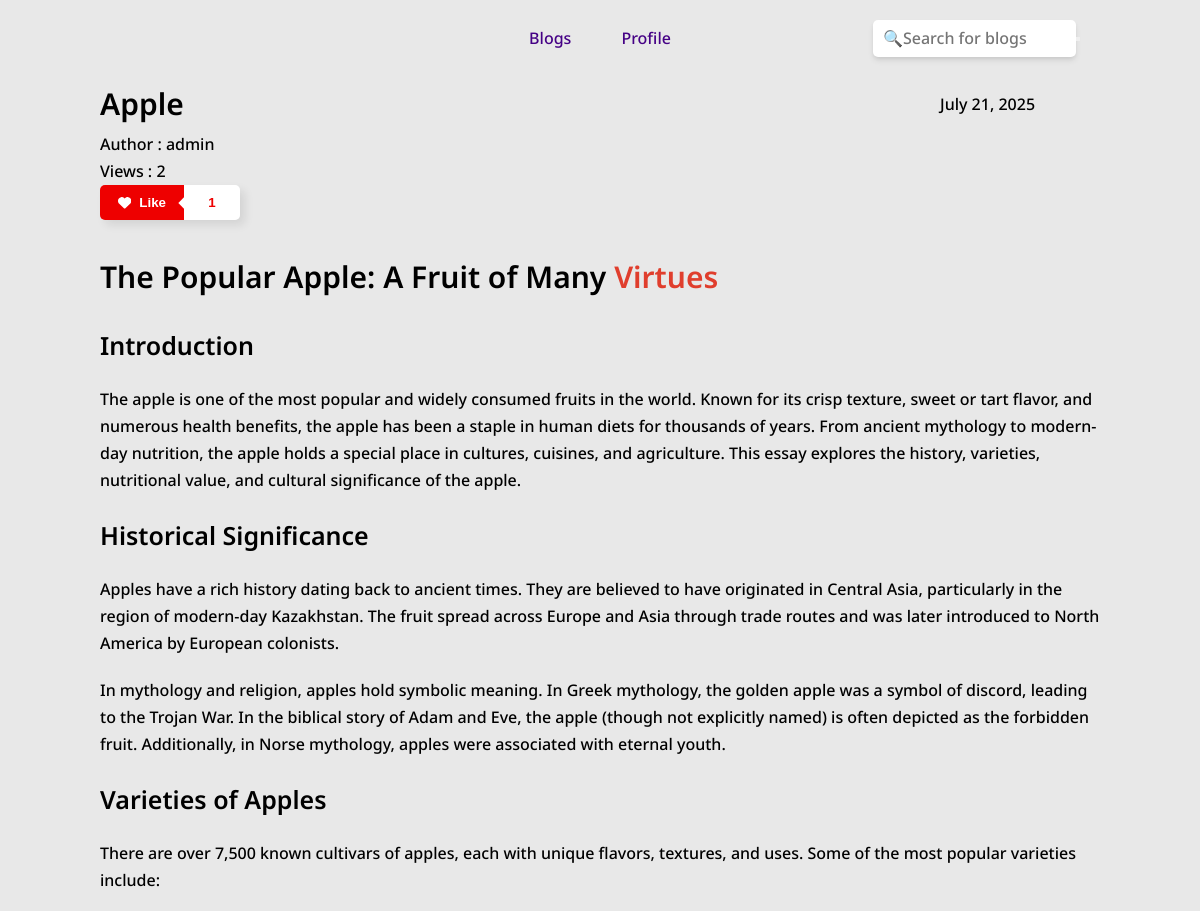
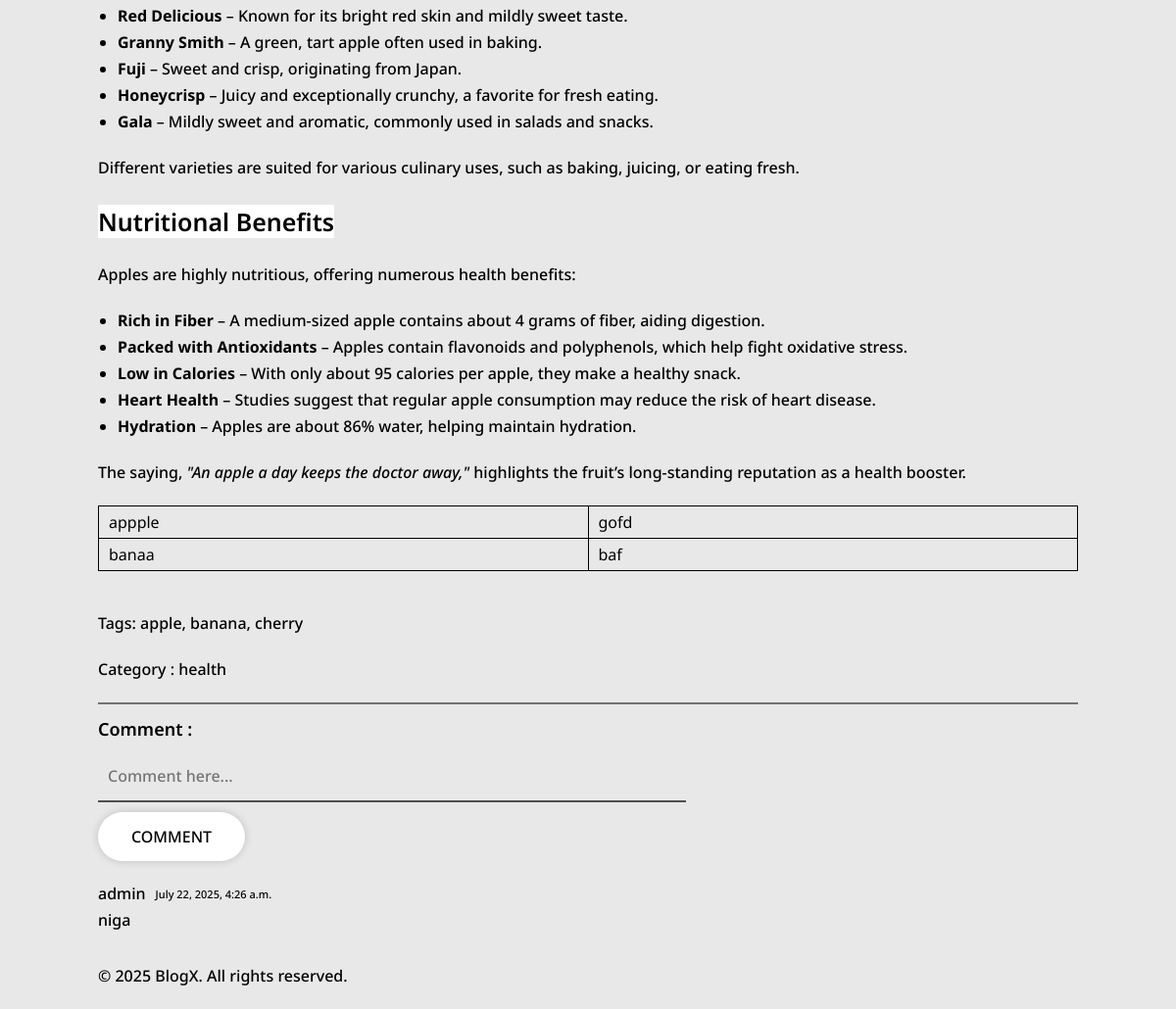
Page /blog/10/ (signed in) on the committed database (2 pictures, top to bottom).
### blog/models.py (models this page shows, shortened)
class BlogPost(models.Model):
    CATEGORY_CHOICES = [
        ('technology', 'Technology'),
        ('sports', 'Sports'),
        ('health', 'Health'),
        ('travel', 'Travel'),
        ('food', 'Food'),
        ('entertainment', 'Entertainment'),
        ('education', 'Education'),
        ('business', 'Business'),
        ('lifestyle', 'Lifestyle'),
        ('news', 'News'),
        ('gaming', 'Gaming'),
        ('other', 'Other'),
    ]
    title = models.CharField(max_length=200)
    content = HTMLField()
    author = models.ForeignKey(User, on_delete=models.CASCADE)
    image = models.ImageField(upload_to=user_directory_path, blank=True, null=True)
    created_at = models.DateTimeField(auto_now_add=True)
    views = models.ManyToManyField(User, related_name='views', blank=True)
    likes = models.ManyToManyField(User, related_name='liked_posts', blank=True)
    tags = models.CharField(max_length=100, blank=True, null=True)
    category = models.CharField(max_length=100, blank=True,  choices= CATEGORY_CHOICES)
    @property
    def like_count(self):
        return self.likes.count()
    @property
    def view_count(self):
        return self.views.count()
    class Meta:
        ordering = ['-created_at']
        verbose_name = 'Blog Post'
        verbose_name_plural = 'Blog Posts'

class Comment(models.Model):
    post = models.ForeignKey(BlogPost, on_delete=models.CASCADE, related_name='comments')
    commentor = models.ForeignKey(User, on_delete=models.CASCADE)
    comment = models.TextField()
    created_at = models.DateTimeField(auto_now_add=True)
    class Meta:
        ordering = ['-created_at']
        verbose_name = 'Comment'
        verbose_name_plural = 'Comments'

### blog/views.py (the view, shortened to what this page needs)
# urls.py: path("blog/<int:id>/",views.blog_details,name = "blog_details"),
def blog_details(request,id):
    blog = BlogPost.objects.get(id = id)
    comments = blog.comments.all()
    if request.user.is_authenticated:
        blog.views.add(request.user)
    else:
        return redirect("members:login")
    form = CommentForm()
    context = {
        "blog": blog,
        "comment_form": form,
        "comments": comments,
        "rank": request.user.userprofile.rank,
    }
    return render(request,"blog_details.html",context)

### blog/forms.py
class CommentForm(forms.ModelForm):
    class Meta:
        model = Comment
        fields = ['comment']
        widgets = {
            'comment': forms.Textarea(attrs={'placeholder': 'Comment here...', 'class': 'text'}),
        }

### blog/templates/blog_details.html (shortened to what this page needs)
{% extends "base.html" %}
{% load static %}
{% block extra_styles%}
    <link rel="stylesheet" href="{% static 'css/tinymce.css' %}">
{%endblock%}
{% block content %}
<div class="blog-details-container">
    <div class="asas-blog-details">
        <h1 class="h1">{{blog.title.capitalize}}</h1>
        <p class="text">{{blog.created_at|date:"F j, Y"}}</p>
    </div>
    <p class="text">Author : {{blog.author}}</p>
    <p class="text">Views : {{blog.view_count}}</p>
</div>
<div class="btns-blog-details">
    <form action="" method="post" class="like-form-button">
            <button class="likeBtn" type="submit" name="like_this">
                <span class="leftContainerLike">
                    <span class="like">Like</span>
                </span>
                <span class="likeCount">
                    {{ blog.like_count }}
                </span>
            </button>
    </form>
</div>
<div class="blog-details-content">
    <p class="text">{{blog.content|safe}}</p>
    <p class="text">Tags: {{blog.tags}}</p>
    <p class="text">Category : {{blog.category}}</p>
</div>
<form action="" method="post" class="comment-form" >
    <label for="id_comment" class="h3">Comment :</label>
    {{ comment_form.comment }}
    <button type="submit" class="text button-primary" name = "add-comment">Comment</button>
</form>
<div class="comment-container">
    {% for a in comments%}
        <div class="small-comment-container">
            <div class="comment-all">
                <div class="commentor-date-name">
                    <p class="text">{{a.commentor}}</p>
                    <p class="alerts">{{a.created_at}}</p>
                    </div>
                <p class="text">{{a.comment}}</p>
            </div>
        </div>
    {%endfor%}
</div>
{% endblock %}

### static/css/style.css (style rules this page uses)
* { margin: 0px; padding: 0px; box-sizing: border-box; }
html { overflow-x: hidden; scroll-behavior: smooth; background-color: #e8e8e8; }
body { margin-left: 100px; margin-right: 100px; }
:root { --font-family: "Noto Sans", sans-serif; --font-optical-sizing: auto; --h1-f: 30px; --h1-l: 54px; --font-weight: 600; --font-style: normal; }
.h1 { font-family: var(--font-family); font-size: var(--h1-f); line-height: var(--h1-l); font-weight: var(--font-weight); font-style: var(--font-style); font-optical-sizing: var(--font-optical-sizing); }
.h3 { font-family: var(--font-family); font-size: 18px; line-height: 30px; font-weight: var(--font-weight); font-style: var(--font-style); font-optical-sizing: var(--font-optical-sizing); }
.text { font-family: var(--font-family); font-size: 16px; line-height: 27px; font-weight: 480; font-style: var(--font-style); font-optical-sizing: var(--font-optical-sizing); }
.alerts { font-family: var(--font-family); font-size: 11px; line-height: 18px; font-weight: 480; font-style: var(--font-style); font-optical-sizing: var(--font-optical-sizing); }
.button-primary { padding: 10px 20px; border-radius: 30px; cursor: pointer; border: 0; background-color: white; color: black; box-shadow: rgb(0 0 0 / 18%) 0 0 8px; text-transform: uppercase; transition: all 0.5s ease; text-decoration: none; }
.likeBtn { width: 140px; height: 35px; display: flex; align-items: center; justify-content: flex-start; border: none; border-radius: 5px; overflow: hidden; box-shadow: 5px 5px 10px rgba(0, 0, 0, 0.089); cursor: pointer; background-color: transparent; }
.leftContainerLike { width: 60%; height: 100%; background-color: rgb(238, 0, 0); display: flex; align-items: center; justify-content: center; gap: 8px; }
.leftContainerLike .like { color: white; font-weight: 600; }
.likeCount { width: 40%; height: 100%; display: flex; align-items: center; justify-content: center; color: rgb(238, 0, 0); font-weight: 600; position: relative; background-color: white; }
.likeCount::before { height: 8px; width: 8px; position: absolute; content: ""; background-color: rgb(255, 255, 255); transform: rotate(45deg); left: -4px; }

### static/css/blog.css (style rules this page uses)
.btns-blog-details { margin-bottom: 10px; display: flex; justify-content: left; gap: 30px; align-items: center; }
.blog-details-content { display: flex; flex-direction: column; gap: 20px; margin-bottom: 10px; padding-bottom: 20px; border-bottom: rgba(0, 0, 0, 0.507) solid 2px; }
.small-comment-container { display: flex; flex-direction: row; gap: 50px; margin-bottom: 10px; align-items: center; }
.comment-container { display: flex; flex-direction: column; gap: 10px; margin-bottom: 20px; }
.comment-form textarea { max-width: 600px; width: 600px; height: 50px; resize: none; padding: 10px; background-color: #e8e8e8; border: none; overflow-y: auto; border-bottom: rgba(53, 53, 53, 0.842) solid 2px; outline: none; transition: 0.3s ease-in-out all; }
.comment-form { display: flex; flex-direction: column; gap: 10px; margin-bottom: 20px; }
.comment-form button { width: 150px; height: 50px; text-align: center; }
.commentor-date-name { display: flex; flex-direction: row; gap: 10px; align-items: center; }
.comment-all { max-width: 400px; width: 400px; }
.blog-details-container .asas-blog-details { display: flex; align-items: center; }
.asas-blog-details h1 { width: 70vw; }

### static/css/tinymce.css (style rules this page uses)
.blog-details-content { font-family: var(--font-family); }
.blog-details-content p { font-family: var(--font-family); font-size: 16px; line-height: 27px; font-weight: 480; font-style: var(--font-style); font-optical-sizing: var(--font-optical-sizing); }
.blog-details-content h1 { font-family: var(--font-family); font-size: var(--h1-f); line-height: var(--h1-l); font-weight: var(--font-weight); font-style: var(--font-style); font-optical-sizing: var(--font-optical-sizing); }
.blog-details-content h2 { font-family: var(--font-family); font-size: 25px; line-height: 42px; font-weight: var(--font-weight); font-style: var(--font-style); font-optical-sizing: var(--font-optical-sizing); }
.blog-details-content h4, .blog-details-content h5, .blog-details-content h6, .blog-details-content div, .blog-details-content span { font-family: inherit !important; font-size: inherit; }
.blog-details-content * { font-family: inherit !important; }
.blog-details-content td { border: 1px solid black; padding: 5px 10px; }
.blog-details-content li { margin-left: 20px; }

### rows in the picture
BlogPost: title "Apple", created_at "July 21, 2025", author "admin", view_count "2", like_count "1", content "The Popular Apple: A Fruit of Many Virtues Introduction The apple is one of the most popular and widely consumed fruits in the world. Known for its crisp texture, sweet or tart flavor, and numerous health benefits, the apple has been a staple in human diets for thousands of years. From ancient mythology to modern-day nutrition, the apple holds a special place in cultures, cuisines, and agriculture. This essay explores the history, varieties, nutritional value, and cultural significance of the apple. Historical Significance Apples have a rich history dating back to ancient times. They are believed to have originated in Central Asia, particularly in the region of modern-day Kazakhstan. The…", tags "apple, banana, cherry", category "health"
Comment: commentor "admin", created_at "July 22, 2025, 4:26 a.m.", comment "niga"
